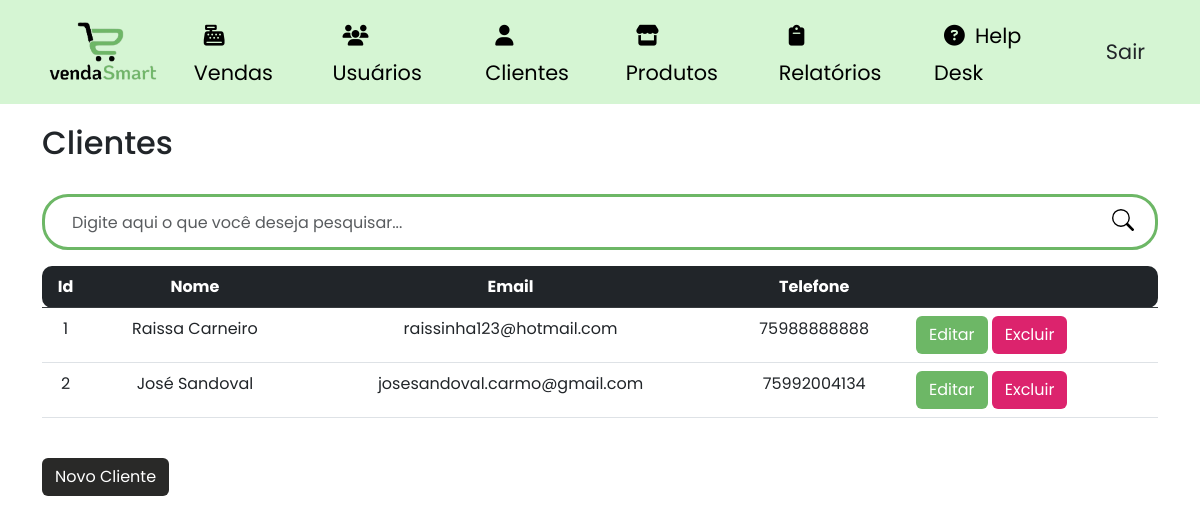
Page /clientes (signed in) on the committed database.
### site_atividade/models/__init__.py (models this page shows)
class Cliente(database.Model):
    id_cliente = database.Column(database.Integer, primary_key=True)
    nome = database.Column(database.String, nullable=False)
    telefone = database.Column(database.String)
    email = database.Column(database.String, nullable=False, unique=True)
    vendas = database.relationship('Venda', backref='cliente')

### site_atividade/routers/__init__.py (the view)
@app.route("/clientes")
@login_required
def clientes():
    search_term = request.args.get('search')
    if search_term:
        clientes = Cliente.query.filter(Cliente.nome.ilike(f'%{search_term}%')).all()
    else:
        clientes = Cliente.query.all()
    return render_template('lista_cliente.html', clientes=clientes)

### site_atividade/models/__init__.py (called while the page is built)
@login_manager.user_loader
def load_usuario(id_usuario):
    return Usuario.query.get(int(id_usuario))

### site_atividade/templates/lista_cliente.html (shortened to what this page needs)
{% extends 'base.html' %}
{% block body %}
    <div class="container theme-showcase" role="main">
        <br>
        <div class="page-header">
            <h2 class="box-title col-md-12">Clientes</h2>
        </div>
        <br>
        <div class="search-box">
            <form class="form-search" action="{{ url_for('clientes') }}" method="GET">
                <div class="input-group form-group-search">
                    <input type="text" class="form-control form-control-search" placeholder="Digite aqui o que você deseja pesquisar..." id="search-input" name="search">
                    <span class="input-group-btn">
                        <button class="btn-search" type="submit">
                        </button>
                    </span>
                </div>
            </form>
        </div>
        <div class="list-client">
            <table class="table table-hover scrollable-table">
                <thead class="table-dark">
                    <tr>
                        <th class="text-center table-rounded-start">Id</th>
                        <th class="text-center">Nome</th>
                        <th class="text-center">Email</th>
                        <th class="text-center">Telefone</th>
                        <th class="table-rounded-end"> </th>
                    </tr>
                </thead>
                <tbody>
                    {% for cliente in clientes %}
                    <tr data-href="#">
                        <td class="text-center">{{ cliente.id_cliente }}</td>
                        <td class="text-center">{{ cliente.nome }}</td>
                        <td class="text-center">{{ cliente.email }}</td>
                        <td class="text-center">{{ cliente.telefone }}</td>
                        <td class="btn-edit-delete text-right">
                            <a class="btn btn-color1 text-white" data-toggle="modal" data-target="#editClienteModal{{ cliente.id_cliente }}">Editar</a>
                            <a class="btn btn-color2 text-white" data-toggle="modal" data-target="#deleteClienteModal{{ cliente.id_cliente }}">Excluir</a>
                        </td>
                    </tr>
                    {% endfor %}
                </tbody>
            </table>
        </div>
        <br>
        <div class="pull-right">
            <button type="button" class="btn btn-color3" data-toggle="modal" data-target="#addClienteModal">
                Novo Cliente
            </button>
        </div>
    </div>
{% endblock %}

### site_atividade/static/css/product.css (style rules this page uses)
.scrollable-table { overflow-y: auto; }
.form-search { grid-template-rows: 100vh; }
.form-group-search { border: 3px solid #6DB766; border-radius: 26px; padding: 5px 15px; }
.form-control-search { width: 350px; height: 40px; border : none; }
.btn-search { float: right; width: 34px; height: 36px; border: none; background: #fff; }
input[type="text"] { outline: none; box-shadow: none !important; }

### site_atividade/static/css/style.css (style rules this page uses)
body { padding-top: 100px; font-family: 'Poppins', sans-serif; }
.btn-color1 { background-color: #6DB766; transition: .5s; }
.btn-color2 { background-color: #DC236D; transition: .5s; }
.btn-color3 { background-color: #292928; transition: .5s; color: #fff; }
.table-rounded-start { border-top-left-radius: 10px; border-bottom-left-radius: 10px; }
.table-rounded-end { border-top-right-radius: 10px; border-bottom-right-radius: 10px; }

### site_atividade/static/css/vendas.css (style rules this page uses)
.scrollable-table { overflow-y: auto; }

### rows in the picture
Cliente: id_cliente "1", nome "Raissa Carneiro", email "raissinha123@hotmail.com", telefone "75988888888"
Cliente: id_cliente "2", nome "José Sandoval", email "josesandoval.carmo@gmail.com", telefone "75992004134"
